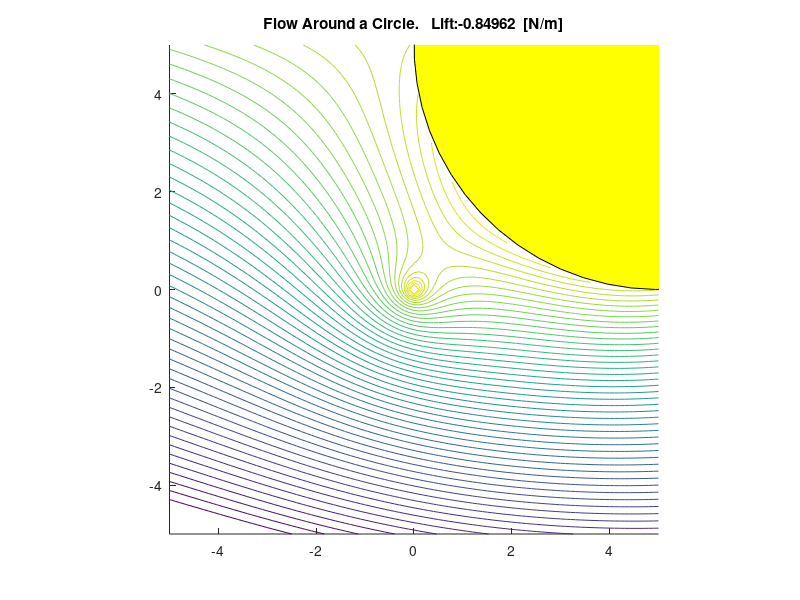
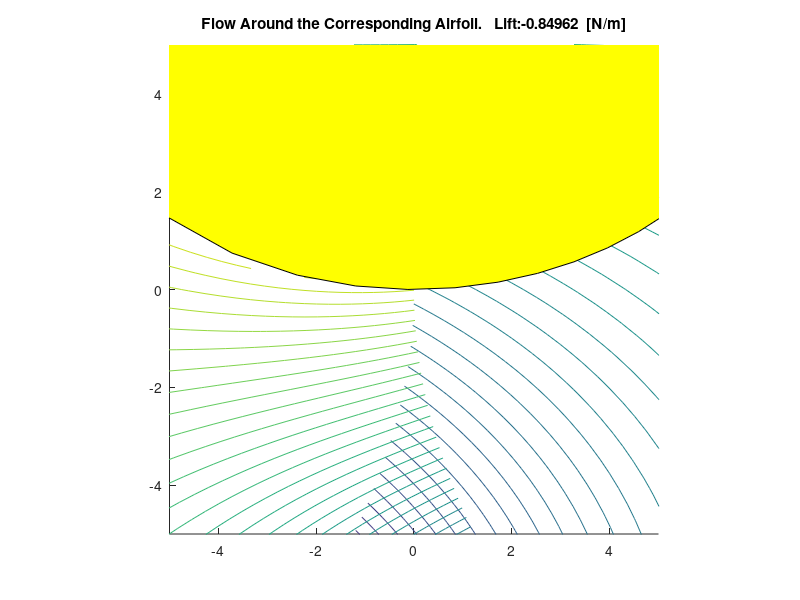

Write MATLAB code to recreate these figures, in order.
%-------------------------------------------------------------------------
%                     JOUKOWSKI TRANSFORMATION
%-------------------------------------------------------------------------
% Created by:                   Dario Isola, Politecnico di Milano, Italy
% Date:                                                 29, october, 2005
%-------------------------------------------------------------------------

clear all
close all
clc
disp('-------------------------------------------------------------------')
disp('  Joukowski Transformation Input Manager                           ')
disp('-------------------------------------------------------------------')
v_inf = input('  Asymptotic Speed Modulus [m/s]: ');
v = v_inf/v_inf;
theta = input('  Asymptotic Speed Angle [deg]: ');
theta = theta*pi/180;
disp('-------------------------------------------------------------------')
s_x = input('  Circle Origin, X_0 [m]: ');
s_y = input('  Circle Origin, Y_0 [m]: ');
s = s_x + 1i*s_y;
r = input('  Radius [m]: ');
disp('-------------------------------------------------------------------')
disp('  If Solution visualization is uncorrect try modify Tolerance TOLL')
disp('-------------------------------------------------------------------')

% FLUID PARAMETER
rho = 1.225;
% TRANSFORMATION PARAMETER
lambda = r-s;
% CIRCULATION
beta = (theta);
k = -2*r*v*sin(beta);
Gamma = k/(2*pi); %CIRCULATION

%COMPLEX ASYMPTOTIC SPEED 
w = v * exp(1i*theta);

%TOLLERANCE
toll = +5e-2;

% GENERATING MESH
x = meshgrid(-5:.1:5);
y = x';

% COMPLEX PLANE
z = x + 1i*y;

% Inside-circle points are Excluded!
for a = 1:length(x)
    for b = 1:length(y)
        if abs(z(a,b)-s) <=  r - toll
            z(a,b) = NaN;
        end
    end
end

% AERODYNAMIC POTENTIAL
f = w*(z) + (v*exp(-1i*theta)*r^2)./(z-s) + 1i*k*log(z);

% JOUKOWSKI TRANSFORMATION, 
J = z+lambda^2./z;

%GRAPHIC - Circle and Joukowski Airfoil
angle = 0:.1:2*pi;
z_circle = r*(cos(angle)+1i*sin(angle)) + s;
z_airfoil = z_circle+lambda^2./z_circle;

% KUTTA JOUKOWSKI THEOREM
L = v_inf*rho*Gamma;
L_str = num2str(L);


%PLOTTING SOLUTION
figure(1)
hold on
contour(real(z),imag(z),imag(f),[-5:.2:5])
fill(real(z_circle),imag(z_circle),'y')
axis equal
axis([-5 5 -5 5])
title(strcat('Flow Around a Circle.   Lift:  ',L_str,'  [N/m]'));


figure(2)
hold on
contour(real(J),imag(J),imag(f),[-5:.2:5])
fill(real(z_airfoil),imag(z_airfoil),'y')
axis equal
axis([-5 5 -5 5])
title(strcat('Flow Around the Corresponding Airfoil.   Lift:  ',L_str,'  [N/m]'));

